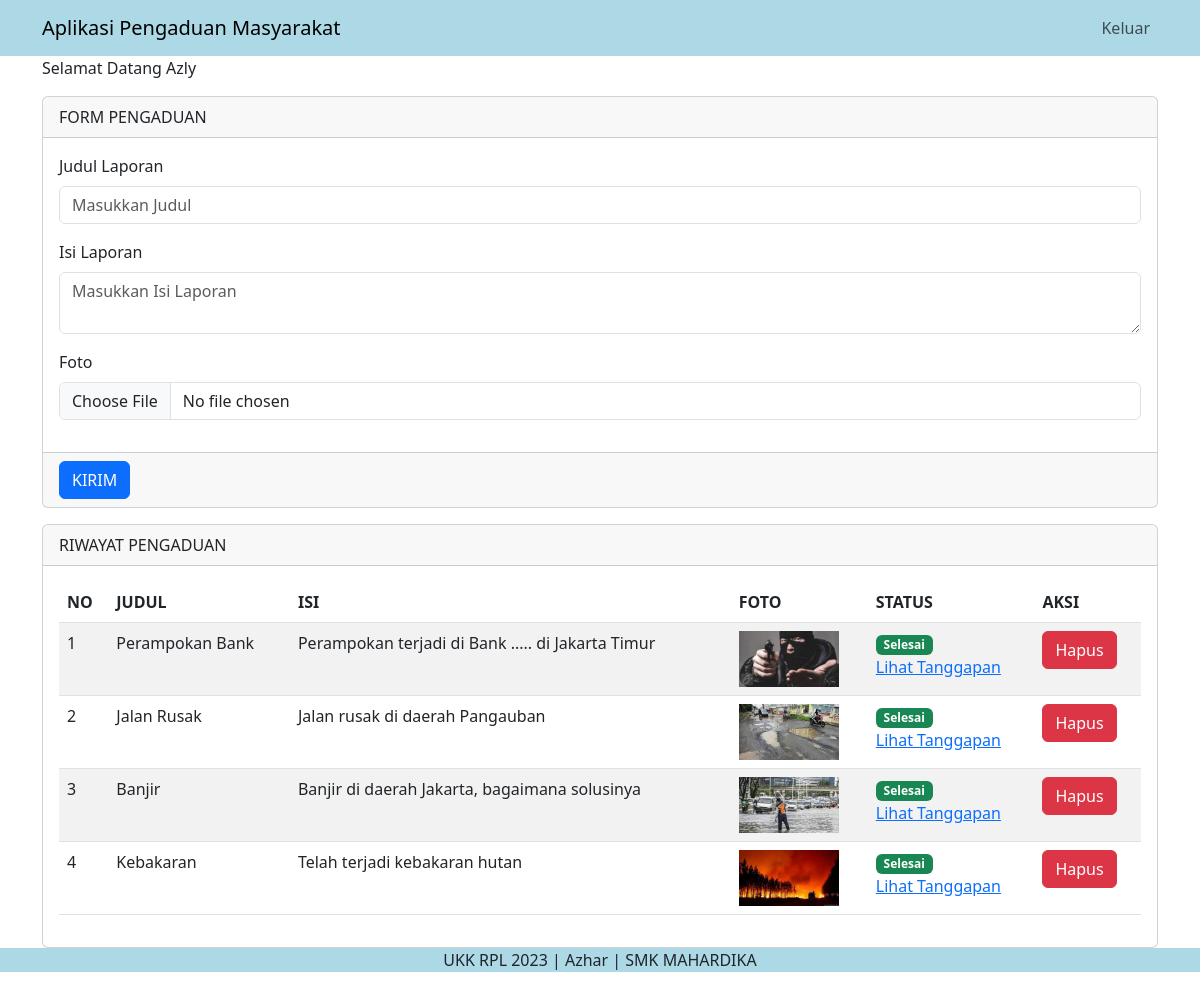
Page /masyarakat/ (signed in) on the committed database.
### tables this page shows
CREATE TABLE `pengaduan` (
  `id_pengaduan` int(11) NOT NULL,
  `tgl_pengaduan` date NOT NULL,
  `nik` char(16) NOT NULL,
  `judul_laporan` varchar(50) NOT NULL,
  `isi_laporan` text NOT NULL,
  `foto` varchar(255) NOT NULL,
  `status` enum('0','proses','selesai') NOT NULL
);

### masyarakat/home.php (the view, shortened to what this page needs)
<div class="container">
    <div class="row">
        <div class="col-md-12" mt-3>
            <p>Selamat Datang <?php echo $_SESSION['nama'] ?></p>
            <div class= "card">
    <div class="card-header">
        FORM PENGADUAN
    </div>
    <div class="card-body">
        <form action="" method="POST" enctype="multipart/form-data">
  <div class="mb-3">
    <label class="form-label">Judul Laporan</label>
    <input type="text" class="form-control" name="judul_laporan" placeholder="Masukkan Judul" required>
  </div>
  <div class="mb-3">
    <label class="form-label">Isi Laporan</label>
    <textarea class="form-control" name="isi_laporan" placeholder="Masukkan Isi Laporan" required></textarea>
  </div>
  <div class="mb-3">
    <label class="form-label">Foto</label>
    <input type="file" class="form-control" name="foto" required>
  </div>
    </div>
    <div class="card-footer">
        <button type="submit" name="kirim" class="btn btn-primary">KIRIM</button>
    </div>
    <?php
      include '../config/koneksi.php';
    ?>
    </div>
        </div>
    </div>
    <div class="row">
      <div class="col-md-12 mt-3">
      <div class= "card">
    <div class="card-header">
        RIWAYAT PENGADUAN
    </div>
    <div class="card-body">
      <table class="table table-striped">
        <thead>
          <tr>
            <th>NO</th>
            <th>JUDUL</th>
            <th>ISI</th>
            <th>FOTO</th>
            <th>STATUS</th>
            <th>AKSI</th>
          </tr>
        </thead>
        <tbody>
          <?php
          $no = 1;
          $nik = $_SESSION['nik'];
          $query = mysqli_query($koneksi, "SELECT * FROM pengaduan WHERE $nik='$nik' ORDER BY id_pengaduan DESC");
          while ($data = mysqli_fetch_array($query)) { ?>
            <tr>
             <td><?php echo $no++; ?></td>
             <td><?php echo $data['judul_laporan'] ?></td>
             <td><?php echo $data['isi_laporan'] ?></td>
             <td><img src="../assets/img/<?php echo $data['foto'] ?>" width="100"></td>
             <td>
              <?php
              if ($data['status'] == 'proses') {
                echo "<span class='badge bg-warning'>Proses</span>";
              } elseif ($data['status'] == 'selesai'){
                echo "<span class='badge bg-success'>Selesai</span>";
                echo "<br><a href='index.php?page=tanggapan&id_pengaduan=$data[id_pengaduan]'> Lihat Tanggapan </a>";
              } else {
                echo "<span class='badge bg-danger'>Menunggu</span>";
              }
              ?>
             </td>
             <td>
        <button type="button" class="btn btn-danger" data-bs-toggle="modal" data-bs-target="#hapusModal<?php echo $data['id_pengaduan'] ?>">
          Hapus
        </button>
             </td>
            </tr>
          <?php } ?>
        </tbody>
      </table>
</div>
</div>
      </div>
    </div>
</div>

### rows in the picture
pengaduan: judul_laporan "Perampokan Bank", isi_laporan "Perampokan terjadi di Bank ..... di Jakarta Timur", foto (picture)
pengaduan: judul_laporan "Jalan Rusak", isi_laporan "Jalan rusak di daerah Pangauban", foto (picture)
pengaduan: judul_laporan "Banjir", isi_laporan "Banjir di daerah Jakarta, bagaimana solusinya", foto (picture)
pengaduan: judul_laporan "Kebakaran", isi_laporan "Telah terjadi kebakaran hutan", foto (picture)

### other values in the picture
$_SESSION['nama'] "Azly"
